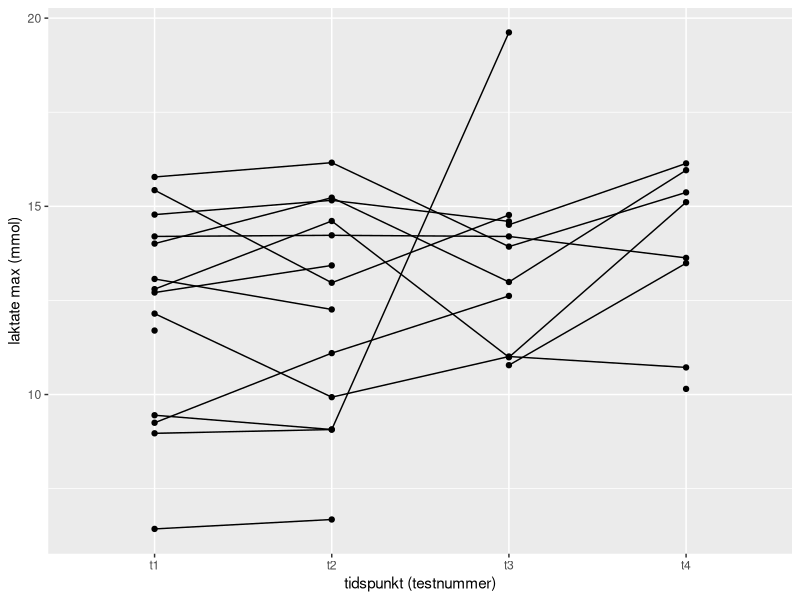

Recreate this plot in R.
## ---- chunk 1
# Last inn nødvendige biblioteker
library(readxl)
library(dplyr)
library(tidyverse)


# Definerer variablene som skal brukes
vars <- c("id", "timepoint", "temperature", "humidity", 
          "sex", "age", "height", "weight", "w.max", 
          "vo2.max", "vco2.max", "rer.max", "ve.max", 
          "bf.max", "hr.max", "la.max", 
          "borg.max")

# Leser inn dataene fra Excel-filer og kombinerer dem
dat <- bind_rows(
read_excel("data/g1.xlsx", sheet = "data_excel", na = "na") %>%
  select(all_of(vars)) %>%
  mutate(group = "G1", 
         id = paste0(group, "_", id)) ,

read_excel("data/g2.xlsx", na = "na") %>%
   select(all_of(vars)) %>%
  mutate(group = "G2", 
         id = paste0(group, "_", id)) ,

read_excel("data/g3.xlsx") %>%
   select(all_of(vars)) %>%
  mutate(timepoint = paste0("t", timepoint), 
         group = "G3", 
         id = paste0(group, "_", id)) ,

read_excel("data/g4.xlsx") %>%
   select(all_of(vars)) %>%
  mutate(group = "G4", 
         id = paste0(group, "_", id)) )


# Viser de første radene av det samlede datasettet





## ---- chunk 2
dat %>%
  select(timepoint, age, height, weight) %>%
  group_by(timepoint) %>%
  summarise(
    m.age = mean(age, na.rm = TRUE),
    sd.age = sd(age, na.rm = TRUE),
    m.height = mean(height, na.rm = TRUE),
    sd.height = sd(height, na.rm = TRUE),
    m.weight = mean(weight, na.rm = TRUE),
    sd.weight = sd(weight, na.rm = TRUE),
    n = n(),
    .groups = "drop"
  )
# velger etter variablene, grupperer de etter timepoint(testdagene), summerer de forskjellige verdiene, n teller antall rader(deltagere) i hver gruppe 

## ---- chunk 3

dat %>%
  select(timepoint, sex, age, height, weight) %>%
  group_by(timepoint, sex) %>%
  summarise(
    m.age = mean(age, na.rm = TRUE),
    sd.age = sd(age, na.rm = TRUE),
    m.height = mean(height, na.rm = TRUE),
    sd.height = sd(height, na.rm = TRUE),
    m.weight = mean(weight, na.rm = TRUE),
    sd.weight = sd(weight, na.rm = TRUE),
    n = n(),
    .groups = "drop"
  )

## ---- chunk 4

dat %>%
        summarise(.by = c(timepoint, group), 
                  m = mean(la.max, na.rm = TRUE), 
                  s = sd(la.max, na.rm = TRUE))


## ---- chunk 5

dat %>%
        summarise(.by = c(timepoint, group), 
                  m = mean(rer.max, na.rm = TRUE), 
                  s = sd(rer.max, na.rm = TRUE))


## ---- chunk 6
#| code-fold: true
#| message: false
#| warning: false


ggplot(data = dat,
       aes(y = la.max,
           x = timepoint,
           group = id)) +
  
  geom_point() +
  
  geom_line() + 
  
  labs(y = "laktate max (mmol)",
       x = "tidspunkt (testnummer)")


